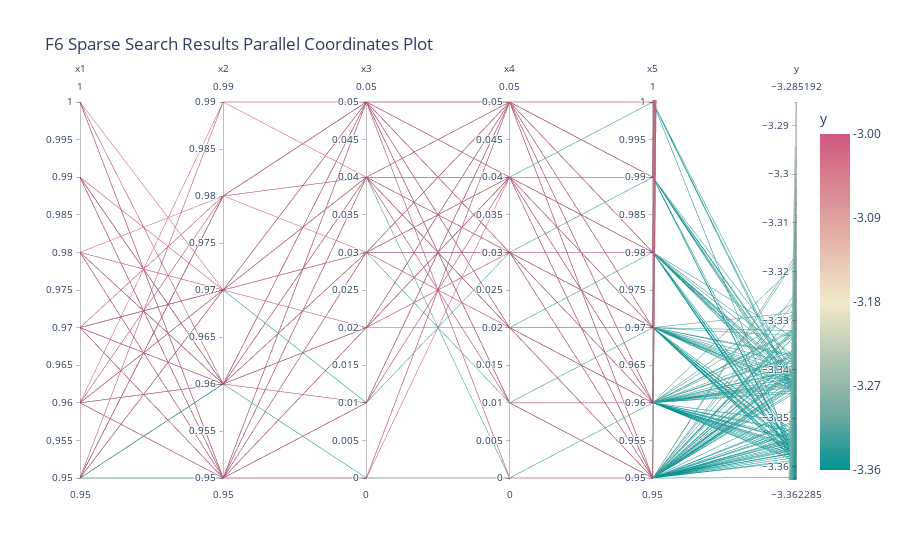

The code cell stored with this chart in its notebook:
### Code cell
def generate_sparse_grid(domain_bounds, points_per_dim):
    """Generate a sparse grid for high-dimensional spaces."""
    num_dims = len(domain_bounds)
    total_points = points_per_dim ** (1 / num_dims)
    axis_values = [np.linspace(start, end, int(np.ceil(total_points))) for start, end in domain_bounds]
    grid = np.meshgrid(*axis_values, indexing='ij')
    sparse_grid = np.vstack([x.ravel() for x in grid]).T
    return sparse_grid

# Example usage
#domain_bounds = [(0, 1), (0, 1), (0, 1)]  # 3D problem
#sparse_grid = generate_sparse_grid(domain_bounds, 1000)
#print("Sparse grid points:", sparse_grid.shape[0])

domain_bounds= [(0.99, 1), (0.97, 1), (0, 0.05),(0, 0.05),(0.97,1)]
num_points_per_dimension = 5000  # Number of points along each dimension
X_sparse_grid_hv = generate_sparse_grid(domain_bounds, num_points_per_dimension)


# Select updated kappa & xi based on the nth week
# Example for a specific week (e.g., week 1)
week_index = current_week_index  # For week 10, as indexing starts from 0
xi_value = xi_array[week_index]
kappa_value = kappa_array[week_index]


# EI, PI, UCB next point calcuation
next_point_ei, next_point_pi, next_point_ucb = propose_next_point(xi_value,kappa_value,X_sparse_grid_hv,best_gp,'sklearn')

#mse, r2 = evaluate_model_performance(best_gp, X_new_points, Y_new_points,'sklearn')
#print(f"MSE: {mse}")
#print(f"R-squared: {r2}")

#print_timestamp()


y_highvalue_pred = predict_in_batches(best_gp, X_sparse_grid_hv)


# After evaluation, you can create a DataFrame for analysis
df_evaluation = pd.DataFrame(X_sparse_grid_hv, columns=[f'x{i+1}' for i in range(len(domain_bounds))])
df_evaluation['y'] = y_highvalue_pred

# Sort the DataFrame by 'y' in descending order to get the smallest values at the top
sorted_df_hv = df_evaluation.sort_values(by='y', ascending=False)

# Take the top n entries after sorting
n_samples = 500  # Adjust n to your preferred sample size
sampled_df_hv = sorted_df_hv.head(n_samples)
print(sampled_df_hv.head(20))

plot_parallel_coordinates(sampled_df_hv, 'y', "F6 Sparse Search Results Parallel Coordinates Plot")
print_timestamp()

### Figure 1 — Plotly figure (JSON) as saved in the notebook; plotly's stock layout.template omitted (floating-point values rounded to 4 significant figures; data arrays with more than 128 entries replaced by an {"elided": "..."} marker saying what was removed)
{"data": [{"dimensions": [{"label": "x1", "values": {"elided": "862 float values"}}, {"label": "x2", "values": {"elided": "862 float values"}}, {"label": "x3", "values": {"elided": "862 float values"}}, {"label": "x4", "values": {"elided": "862 float values"}}, {"label": "x5", "values": {"elided": "862 float values"}}, {"label": "y", "values": {"elided": "862 float values"}}], "domain": {"x": [0, 1], "y": [0, 1]}, "line": {"color": {"elided": "862 float values"}, "coloraxis": "coloraxis"}, "name": "", "type": "parcoords"}], "layout": {"coloraxis": {"cmax": -3, "cmin": -3.362, "colorbar": {"ticktext": ["-3.36", "-3.27", "-3.18", "-3.09", "-3.00"], "tickvals": [-3.362, -3.272, -3.181, -3.091, -3], "title": {"text": "y"}}, "colorscale": [[0, "rgb(0, 147, 146)"], [0.1667, "rgb(114, 170, 161)"], [0.3333, "rgb(177, 199, 179)"], [0.5, "rgb(241, 234, 200)"], [0.6667, "rgb(229, 185, 173)"], [0.8333, "rgb(217, 137, 148)"], [1, "rgb(208, 88, 126)"]]}, "legend": {"tracegroupgap": 0}, "margin": {"t": 100}, "title": {"text": "F6 Sparse Search Results Parallel Coordinates Plot"}}}
